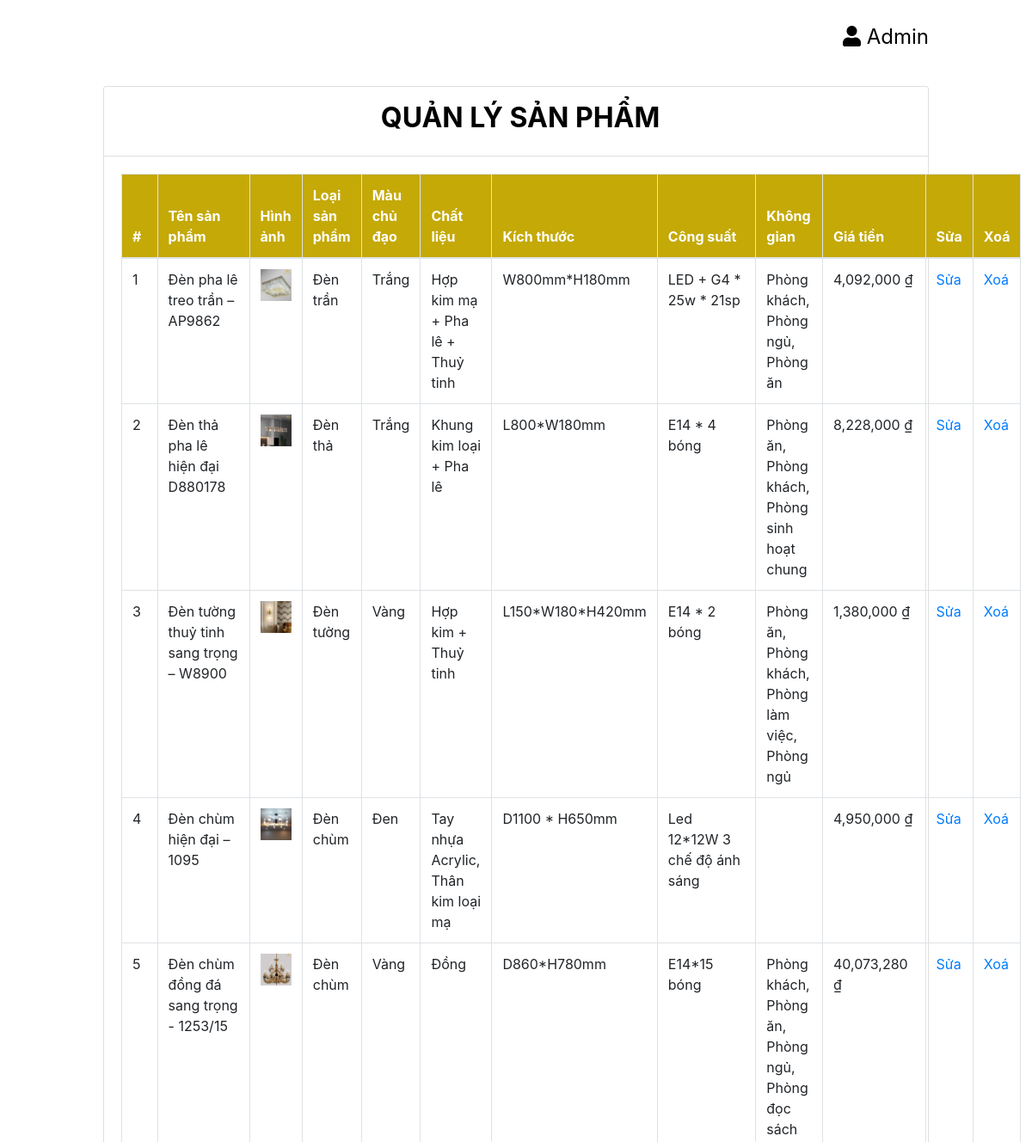
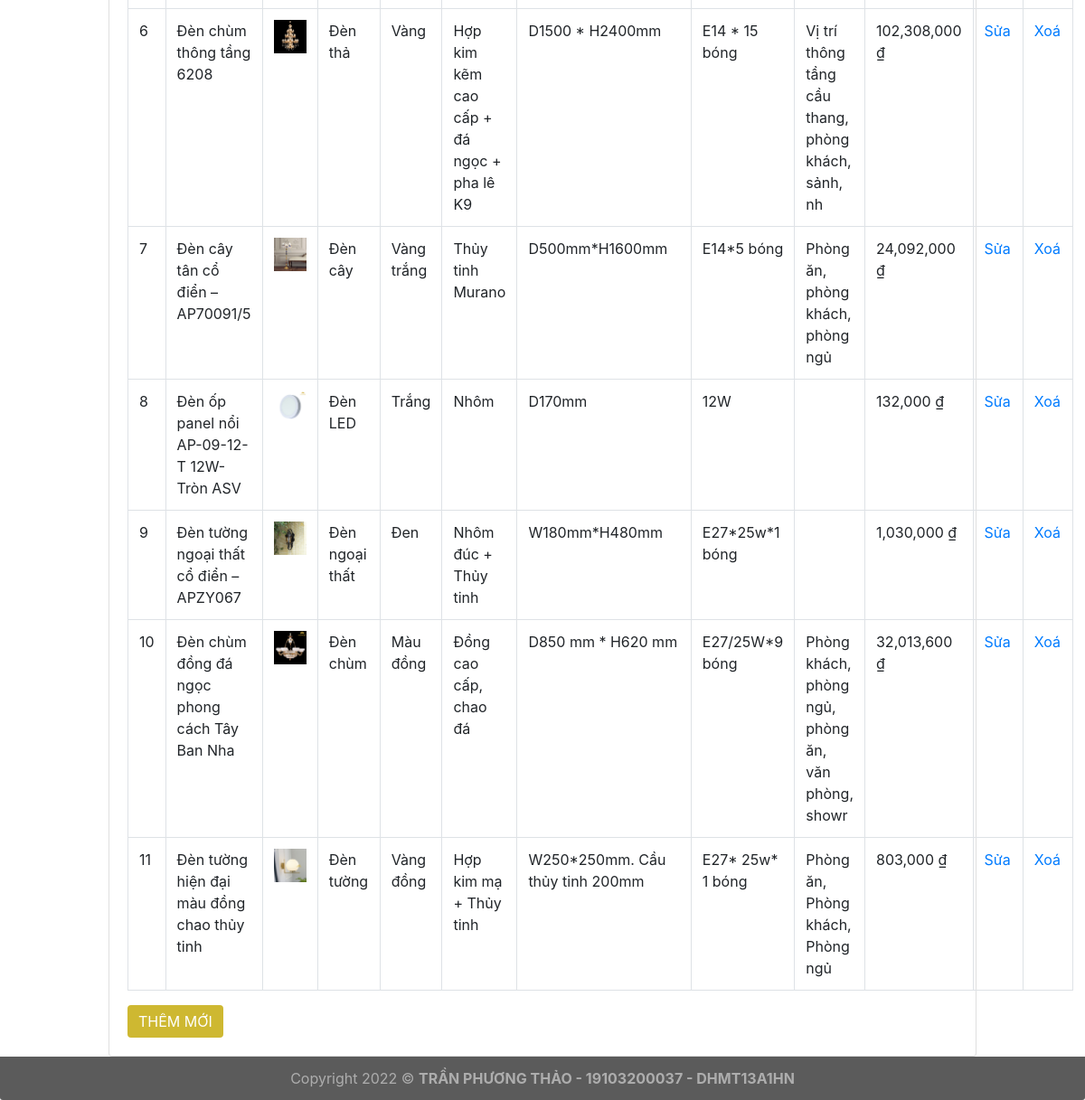
Screenshot of /index.php?page=danhsach with the database file from the repository (2 pictures, top to bottom).
### tables this page shows
CREATE TABLE `sanpham` (
  `masp` int(5) NOT NULL,
  `tensp` varchar(50) DEFAULT NULL,
  `hinhanh` varchar(200) DEFAULT NULL,
  `loaisp` varchar(30) DEFAULT NULL,
  `mauchudao` varchar(30) DEFAULT NULL,
  `chatlieu` varchar(50) DEFAULT NULL,
  `kichthuoc` varchar(50) DEFAULT NULL,
  `congsuat` varchar(30) DEFAULT NULL,
  `khonggian` varchar(50) DEFAULT NULL,
  `gia` int(11) DEFAULT NULL
);

### sanpham/danhsach.php (the view, shortened to what this page needs)
<?php
$sql = "SELECT * FROM sanpham";
$query = mysqli_query($connect, $sql);
?>
<div class="container-fluid">
    <div class="card">
        <div class="card-header">
            <h2>Quản lý sản phẩm</h2>
        </div>
        <div class="card-body">
            <table class="table table-bordered">
                <thead>
                    <tr>
                        <th>#</th>
                        <th>Tên sản phẩm</th>
                        <th>Hình ảnh</th>
                        <th>Loại sản phẩm</th>
                        <th>Màu chủ đạo</th>
                        <th>Chất liệu</th>
                        <th>Kích thước</th>
                        <th>Công suất</th>
                        <th>Không gian</th>
                        <th style="width:10%">Giá tiền</th>
                        <th>Sửa</th>
                        <th>Xoá</th>
                    </tr>
                </thead>
                <tbody>
                    <?php
                    $i = 1;
                    while ($row = mysqli_fetch_assoc($query)) { ?>
                        <tr>
                            <td><?php echo $i++; ?></td>
                            <td><?php echo $row['tensp']; ?></td>
                            <td>
                                <img src="pic/<?php echo $row['hinhanh']; ?>" style="width:100%">
                            </td>
                            <td><?php echo $row['loaisp']; ?></td>
                            <td><?php echo $row['mauchudao']; ?></td>
                            <td><?php echo $row['chatlieu']; ?></td>
                            <td><?php echo $row['kichthuoc']; ?></td>
                            <td><?php echo $row['congsuat']; ?></td>
                            <td><?php echo $row['khonggian']; ?></td>
                            <td><?php echo number_format($row['gia'], 0) . " ₫"; ?></td>
                            <td>
                                <a href="index.php?page=sua&id=<?php echo $row['masp']; ?>">Sửa</a>
                            </td>
                            <td>
                                <a onclick="return Del('<?php echo $row['tensp']; ?>')" href="index.php?page=xoa&id=<?php echo $row['masp']; ?>">Xoá</a>
                            </td>
                        </tr>
                    <?php }
                    ?>
                </tbody>
            </table>
            <a class='btn btn-primary' href="index.php?page=them">THÊM MỚI</a>
        </div>
    </div>
</div>

### css/index.css (style rules this page uses)
.card-body { min-height: 74vh; }
h3.title, h2 { font-weight: 700; display: inline-block; color: #000; padding: 5px 0; padding-left: 10px; text-transform: uppercase; }
div.container-fluid { padding: 0; }
.card-header { background-color: #fff; text-align: center; }
thead { background-color: #c4a907; color: #fff; }
.btn-primary { background-color: #ceb831; border: #ceb831; }

### rows the page displays
sanpham: tensp "Đèn pha lê treo trần – AP9862", hinhanh (picture), loaisp "Đèn trần", mauchudao "Trắng", chatlieu "Hợp kim mạ + Pha lê + Thuỷ tinh", kichthuoc "W800mm*H180mm", congsuat "LED + G4 * 25w * 21sp", khonggian "Phòng khách, Phòng ngủ, Phòng ăn", gia "4,092,000"
sanpham: tensp "Đèn thả pha lê hiện đại D880178", hinhanh (picture), loaisp "Đèn thả", mauchudao "Trắng", chatlieu "Khung kim loại + Pha lê", kichthuoc "L800*W180mm", congsuat "E14 * 4 bóng", khonggian "Phòng ăn, Phòng khách, Phòng sinh hoạt chung", gia "8,228,000"
sanpham: tensp "Đèn tường thuỷ tinh sang trọng – W8900", hinhanh (picture), loaisp "Đèn tường", mauchudao "Vàng", chatlieu "Hợp kim + Thuỷ tinh", kichthuoc "L150*W180*H420mm", congsuat "E14 * 2 bóng", khonggian "Phòng ăn, Phòng khách, Phòng làm việc, Phòng ngủ", gia "1,380,000"
sanpham: tensp "Đèn chùm hiện đại – 1095", hinhanh (picture), loaisp "Đèn chùm", mauchudao "Đen", chatlieu "Tay nhựa Acrylic, Thân kim loại mạ", kichthuoc "D1100 * H650mm", congsuat "Led 12*12W 3 chế độ ánh sáng", gia "4,950,000"
sanpham: tensp "Đèn chùm đồng đá sang trọng - 1253/15", hinhanh (picture), loaisp "Đèn chùm", mauchudao "Vàng", chatlieu "Đồng", kichthuoc "D860*H780mm", congsuat "E14*15 bóng", khonggian "Phòng khách, Phòng ăn, Phòng ngủ, Phòng đọc sách", gia "40,073,280"
sanpham: tensp "Đèn chùm thông tầng 6208", hinhanh (picture), loaisp "Đèn thả", mauchudao "Vàng", chatlieu "Hợp kim kẽm cao cấp + đá ngọc + pha lê K9", kichthuoc "D1500 * H2400mm", congsuat "E14 * 15 bóng", khonggian "Vị trí thông tầng cầu thang, phòng khách, sảnh, nh", gia "102,308,000"
sanpham: tensp "Đèn cây tân cổ điển – AP70091/5", hinhanh (picture), loaisp "Đèn cây", mauchudao "Vàng trắng", chatlieu "Thủy tinh Murano", kichthuoc "D500mm*H1600mm", congsuat "E14*5 bóng", khonggian "Phòng ăn, phòng khách, phòng ngủ", gia "24,092,000"
sanpham: tensp "Đèn ốp panel nổi AP-09-12-T 12W-Tròn ASV", hinhanh (picture), loaisp "Đèn LED", mauchudao "Trắng", chatlieu "Nhôm", kichthuoc "D170mm", congsuat "12W", gia "132,000"
sanpham: tensp "Đèn tường ngoại thất cổ điển – APZY067", hinhanh (picture), loaisp "Đèn ngoại thất", mauchudao "Đen", chatlieu "Nhôm đúc + Thủy tinh", kichthuoc "W180mm*H480mm", congsuat "E27*25w*1 bóng", gia "1,030,000"
sanpham: tensp "Đèn chùm đồng đá ngọc phong cách Tây Ban Nha", hinhanh (picture), loaisp "Đèn chùm", mauchudao "Màu đồng", chatlieu "Đồng cao cấp, chao đá", kichthuoc "D850 mm * H620 mm", congsuat "E27/25W*9 bóng", khonggian "Phòng khách, phòng ngủ, phòng ăn, văn phòng, showr", gia "32,013,600"
sanpham: tensp "Đèn tường hiện đại màu đồng chao thủy tinh", hinhanh (picture), loaisp "Đèn tường", mauchudao "Vàng đồng", chatlieu "Hợp kim mạ + Thủy tinh", kichthuoc "W250*250mm. Cầu thủy tinh 200mm", congsuat "E27* 25w* 1 bóng", khonggian "Phòng ăn, Phòng khách, Phòng ngủ", gia "803,000"
